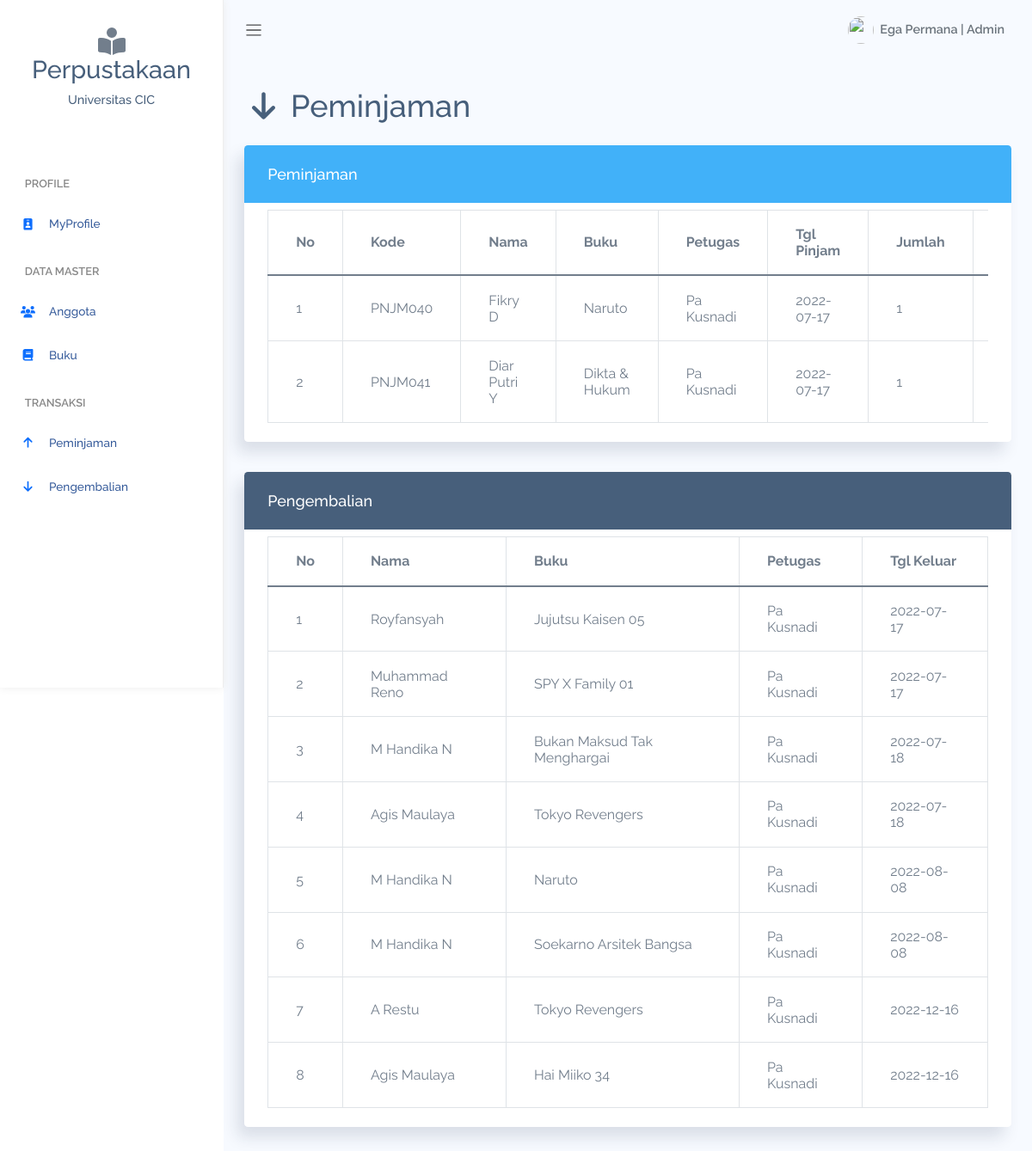
Screenshot of /Petugas/pengembalian.php (signed in) with the database file from the repository.
### tables this page shows
CREATE TABLE `peminjaman` (
  `id_pinjam` int(11) NOT NULL,
  `kode_pinjam` varchar(15) NOT NULL,
  `tgl_pinjam` date NOT NULL,
  `id_buku` int(11) NOT NULL,
  `jumlah` int(11) NOT NULL,
  `id_anggota` int(11) NOT NULL,
  `id_petugas` int(11) NOT NULL
);

CREATE TABLE `anggota` (
  `id_anggota` int(11) NOT NULL,
  `nim_anggota` varchar(20) NOT NULL,
  `nama_anggota` varchar(50) NOT NULL,
  `jenis_kelamin` varchar(50) NOT NULL,
  `id_prodi` int(11) NOT NULL,
  `semester` varchar(10) NOT NULL,
  `email` varchar(100) NOT NULL,
  `no_hp` varchar(100) NOT NULL,
  `alamat` text NOT NULL,
  `foto` text NOT NULL
);

CREATE TABLE `buku` (
  `id_buku` int(11) NOT NULL,
  `kode_buku` char(5) NOT NULL,
  `id_kategori` int(11) NOT NULL,
  `judul_buku` varchar(50) NOT NULL,
  `penulis_buku` varchar(50) NOT NULL,
  `penerbit_buku` varchar(50) NOT NULL,
  `tahun_terbit` char(4) NOT NULL,
  `stok` int(5) NOT NULL
);

CREATE TABLE `petugas` (
  `id_petugas` int(11) NOT NULL,
  `nama_petugas` varchar(50) NOT NULL,
  `password` varchar(333) NOT NULL,
  `jabatan_petugas` varchar(50) NOT NULL,
  `email` varchar(100) NOT NULL,
  `no_telp` varchar(50) NOT NULL,
  `role` varchar(50) NOT NULL,
  `foto` text NOT NULL
);

CREATE TABLE `pengembalian` (
  `id_kembali` int(11) NOT NULL,
  `tgl_kembali` date NOT NULL,
  `id_buku` int(11) NOT NULL,
  `id_anggota` int(11) NOT NULL,
  `id_petugas` int(11) NOT NULL
);

### database.php (called while the page is built, shortened)
<?php
class database
{
    private $host = "localhost";
    private $user = "root";
    private $pas = "";
    private $db = "perpustakaan";
    private $koneksi = "";
    public function __construct()
    {
        $this->koneksi = mysqli_connect($this->host, $this->user, $this->pas, $this->db);
    }
    public function dataPinjam()
    {
        $query = mysqli_query($this->koneksi, "SELECT peminjaman.*, buku.*, anggota.*, petugas.* FROM peminjaman JOIN buku ON peminjaman.id_buku = buku.id_buku JOIN anggota ON peminjaman.id_anggota = anggota.id_anggota JOIN petugas ON peminjaman.id_petugas = petugas.id_petugas");
        while ($row = mysqli_fetch_array($query)) {
            $data[] = $row;
        }
        return $data;
    }
    public function dataKembali()
    {
        $query = mysqli_query($this->koneksi,  "SELECT pengembalian.*, buku.*, anggota.*, petugas.* FROM pengembalian JOIN buku ON pengembalian.id_buku = buku.id_buku JOIN anggota ON pengembalian.id_anggota = anggota.id_anggota JOIN petugas ON pengembalian.id_petugas = petugas.id_petugas");
        while ($row = mysqli_fetch_array($query)) {
            $data[] = $row;
        }
        return $data;
    }
}

### Petugas/pengembalian.php (the view, shortened to what this page needs)
<?php
require_once '../database.php';
class menu
{
    function __construct()
    {
        require_once "menu.php";
    }
}
$db = new database;
$dataPinjam = $db->dataPinjam();
$dataKembali = $db->dataKembali();
?>
<!DOCTYPE html>
<html lang="en">
<head>
    <link rel="stylesheet" href="../assets/css/bootstrap.css">
    <link rel="stylesheet" href="../assets/vendors/chartjs/Chart.min.css">
    <link rel="stylesheet" href="../assets/vendors/perfect-scrollbar/perfect-scrollbar.css">
    <link rel="stylesheet" href="../assets/css/app.css">
</head>
<body>
    <div id="app">
        <div class="main-content container-fluid">
            <div class="col-md-12">
                <h1 class="mb-4">
                    <i class="fa-solid fa-fw fa-arrow-down"></i>
                    Peminjaman
                </h1>
            </div>
            <div class="card">
                <h5 class="card-header bg-info text-white mb-2">
                    Peminjaman
                </h5>
                <div class="card-body">
                    <div class="table-responsive">
                        <table class="table table-bordered mb-0">
                            <thead>
                                <tr>
                                    <th>No</th>
                                    <th>Kode</th>
                                    <th>Nama</th>
                                    <th>Buku</th>
                                    <th>Petugas</th>
                                    <th>Tgl Pinjam</th>
                                    <th>Jumlah</th>
                                    <th>Action</th>
                                </tr>
                            </thead>
                            <tbody>
                                <?php
                                $no = 1;
                                foreach ($dataPinjam as $row) :
                                ?>
                                    <tr>
                                        <td><?= $no++; ?></td>
                                        <td><?= $row['kode_pinjam']; ?></td>
                                        <td><?= $row['nama_anggota']; ?></td>
                                        <td><?= $row['judul_buku']; ?></td>
                                        <td><?= $row['nama_petugas']; ?></td>
                                        <td><?= $row['tgl_pinjam']; ?></td>
                                        <td><?= $row['jumlah']; ?></td>
                                        <td>
                                        </td>
                                    </tr>
                                <?php endforeach; ?>
                            </tbody>
                        </table>
                    </div>
                </div>
            </div>
            <div class="card">
                <h5 class="card-header bg-secondary text-white mb-2">
                    Pengembalian
                </h5>
                <div class="card-body">
                    <div class="table-responsive">
                        <table class="table table-bordered mb-0">
                            <thead>
                                <tr>
                                    <th>No</th>
                                    <th>Nama</th>
                                    <th>Buku</th>
                                    <th>Petugas</th>
                                    <th>Tgl Keluar</th>
                                </tr>
                            </thead>
                            <tbody>
                                <?php
                                $no = 1;
                                foreach ($dataKembali as $row) :
                                ?>
                                    <tr>
                                        <td><?= $no++; ?></td>
                                        <td><?= $row['nama_anggota']; ?></td>
                                        <td><?= $row['judul_buku']; ?></td>
                                        <td><?= $row['nama_petugas']; ?></td>
                                        <td><?= $row['tgl_kembali']; ?></td>
                                    </tr>
                                <?php endforeach; ?>
                            </tbody>
                        </table>
                    </div>
                </div>
            </div>
        </div>
    </div>
</body>
</html>

### assets/css/app.css (style rules this page uses)
* { font-family:Raleway }
#app { position:relative }
#main .main-content { padding:2rem 1.5rem }
.card { box-shadow:-8px 12px 18px 0 rgba(25,42,70,.13);margin-bottom:2.2rem }
.card .card-header { border:none }
.card .card-header~.card-body { padding-top:0 }
.card .card-body { padding:1.4rem 1.7rem }
.dataTable-table td,.dataTable-table thead th,.table td,.table thead th { vertical-align:middle }
.dataTable-table thead th,.table thead th { border-bottom:2px solid #475f7b }
.bg-info { background-color:#41b1f9!important }

### rows the page displays
peminjaman: kode_pinjam "PNJM040", id_anggota.nama_anggota "Fikry D", id_buku.judul_buku "Naruto", id_petugas.nama_petugas "Pa Kusnadi", tgl_pinjam "2022-07-17", jumlah "1"
peminjaman: kode_pinjam "PNJM041", id_anggota.nama_anggota "Diar Putri Y", id_buku.judul_buku "Dikta & Hukum", id_petugas.nama_petugas "Pa Kusnadi", tgl_pinjam "2022-07-17", jumlah "1"
pengembalian: id_anggota.nama_anggota "Royfansyah", id_buku.judul_buku "Jujutsu Kaisen 05", id_petugas.nama_petugas "Pa Kusnadi", tgl_kembali "2022-07-17"
pengembalian: id_anggota.nama_anggota "Muhammad Reno", id_buku.judul_buku "SPY X Family 01", id_petugas.nama_petugas "Pa Kusnadi", tgl_kembali "2022-07-17"
pengembalian: id_anggota.nama_anggota "M Handika N", id_buku.judul_buku "Bukan Maksud Tak Menghargai", id_petugas.nama_petugas "Pa Kusnadi", tgl_kembali "2022-07-18"
pengembalian: id_anggota.nama_anggota "Agis Maulaya", id_buku.judul_buku "Tokyo Revengers", id_petugas.nama_petugas "Pa Kusnadi", tgl_kembali "2022-07-18"
pengembalian: id_anggota.nama_anggota "M Handika N", id_buku.judul_buku "Naruto", id_petugas.nama_petugas "Pa Kusnadi", tgl_kembali "2022-08-08"
pengembalian: id_anggota.nama_anggota "M Handika N", id_buku.judul_buku "Soekarno Arsitek Bangsa", id_petugas.nama_petugas "Pa Kusnadi", tgl_kembali "2022-08-08"
pengembalian: id_anggota.nama_anggota "A Restu", id_buku.judul_buku "Tokyo Revengers", id_petugas.nama_petugas "Pa Kusnadi", tgl_kembali "2022-12-16"
pengembalian: id_anggota.nama_anggota "Agis Maulaya", id_buku.judul_buku "Hai Miiko 34", id_petugas.nama_petugas "Pa Kusnadi", tgl_kembali "2022-12-16"

### other values shown
$_SESSION['nama'] "Ega Permana"
$_SESSION['role'] "Admin"
